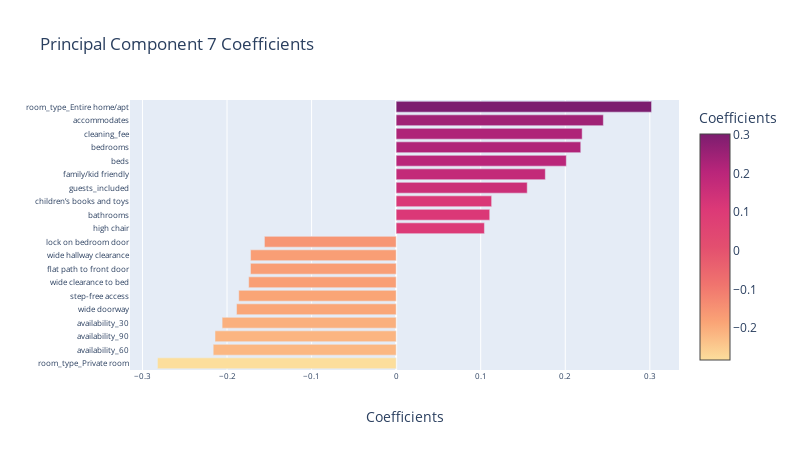

Here is the notebook cell this chart was saved with:
### Markdown cell above
## Component 7

### Code cell
fig_7 = plot_pca_dim(pca, f_val_features, 6, 10)
fig_7

### Figure 1 — Plotly figure (JSON) as saved in the notebook; plotly's stock layout.template omitted (floating-point values rounded to 4 significant figures)
{"data": [{"alignmentgroup": "True", "hoverlabel": {"namelength": 0}, "hovertemplate": "Coefficients=%{marker.color}<br>=%{y}", "legendgroup": "", "marker": {"cmax": 0.302, "cmin": -0.2823, "color": [-0.2823, -0.2163, -0.2142, -0.2058, -0.1887, -0.1861, -0.1744, -0.1723, -0.1721, -0.1558, 0.1044, 0.1107, 0.1129, 0.155, 0.1764, 0.2012, 0.2183, 0.22, 0.245, 0.302], "colorbar": {"title": {"text": "Coefficients"}}, "colorscale": [[0, "rgb(252, 222, 156)"], [0.1667, "rgb(250, 164, 118)"], [0.3333, "rgb(240, 116, 110)"], [0.5, "rgb(227, 79, 111)"], [0.6667, "rgb(220, 57, 119)"], [0.8333, "rgb(185, 37, 122)"], [1, "rgb(124, 29, 111)"]], "showscale": true}, "name": "", "offsetgroup": "", "orientation": "h", "showlegend": false, "textposition": "auto", "type": "bar", "uid": "11d07c52-a943-4902-83df-c06e5d25ce70", "x": [-0.2823, -0.2163, -0.2142, -0.2058, -0.1887, -0.1861, -0.1744, -0.1723, -0.1721, -0.1558, 0.1044, 0.1107, 0.1129, 0.155, 0.1764, 0.2012, 0.2183, 0.22, 0.245, 0.302], "xaxis": "x", "y": ["room_type_Private room", "availability_60", "availability_90", "availability_30", "wide doorway", "step-free access", "wide clearance to bed", "flat path to front door", "wide hallway clearance", "lock on bedroom door", "high chair", "bathrooms", "children’s books and toys", "guests_included", "family/kid friendly", "beds", "bedrooms", "cleaning_fee", "accommodates", "room_type_Entire home/apt"], "yaxis": "y"}], "layout": {"barmode": "relative", "grid": {"xaxes": ["x"], "xgap": 0.1, "xside": "bottom", "yaxes": ["y"], "ygap": 0.1, "yside": "left"}, "height": 450, "legend": {"tracegroupgap": 0}, "title": {"text": "Principal Component 7 Coefficients"}, "width": 800, "xaxis": {"tickfont": {"size": 8}, "title": {"text": "Coefficients"}}, "yaxis": {"tickfont": {"size": 8}, "title": {"text": ""}}}}
